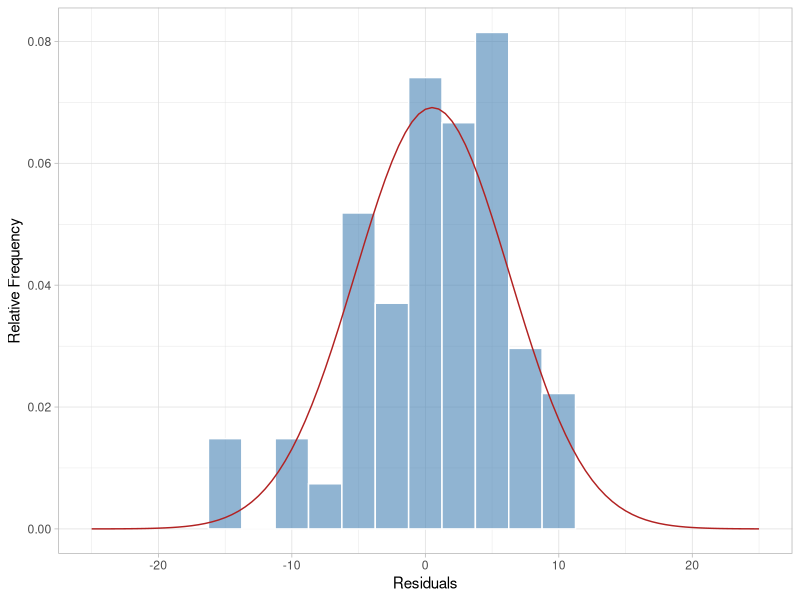
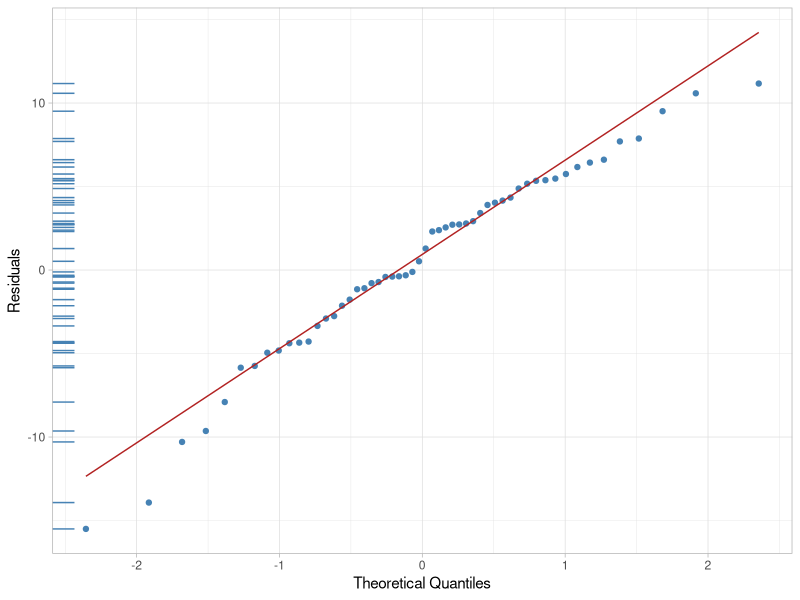
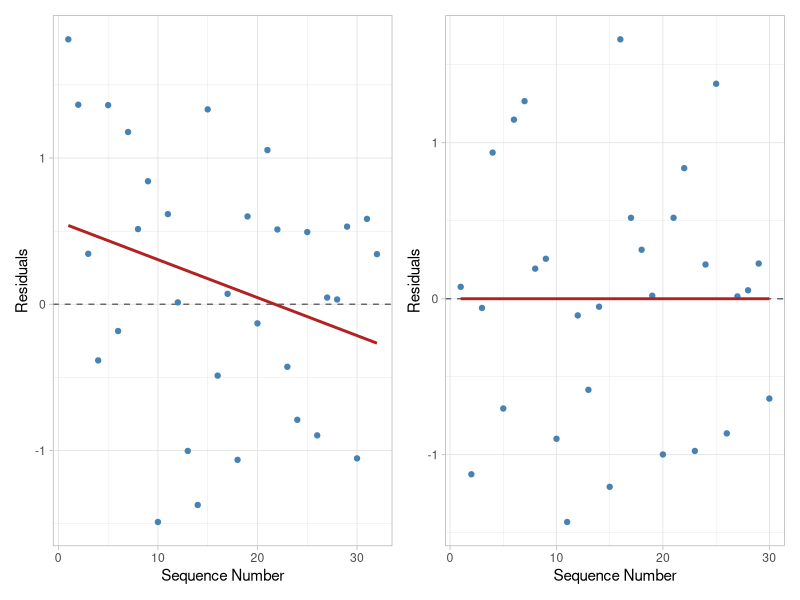
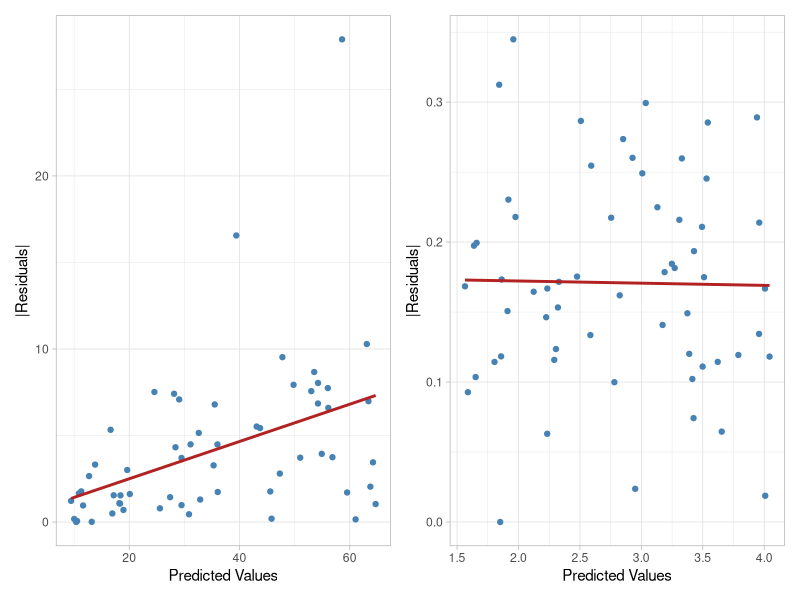
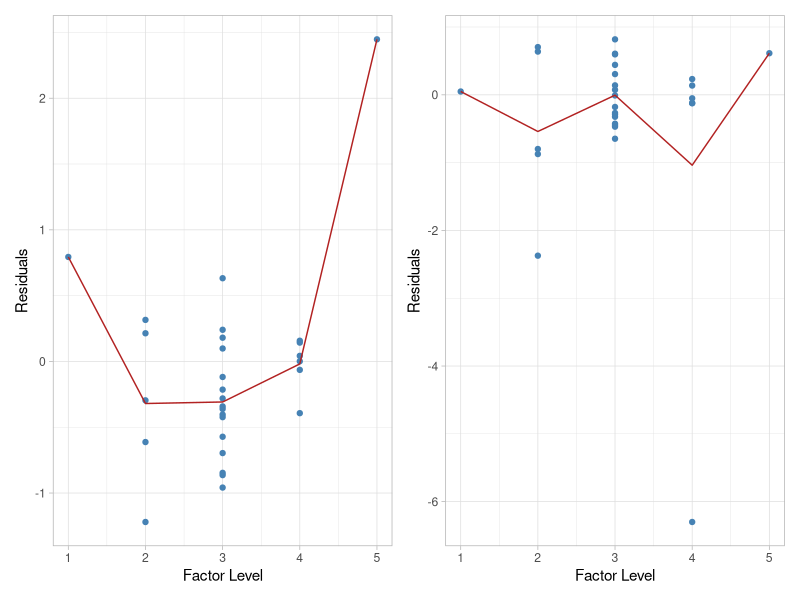
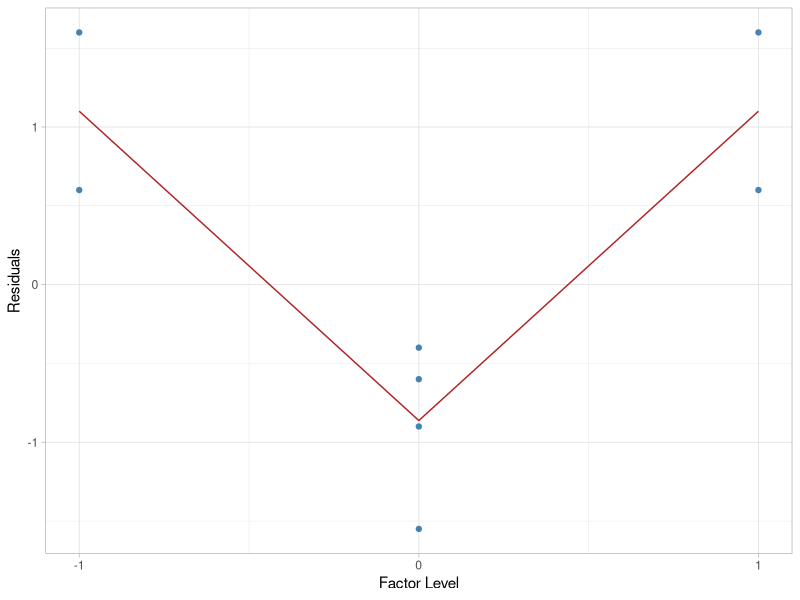

The R script that drew these images, in order:
## ---- chunk 1
#| code-fold: true
#| message: false
library(tidyverse)
library(patchwork)

set.seed(1)
sample_residuals <- tibble(residual = rnorm(54, 0, 7))
## ---- chunk 2
#| code-fold: true
#| label: fig-pri-24-histogram
#| fig-cap: "Sample histogram of residuals from a semiconductor process"
ggplot(sample_residuals, aes(residual)) +
  geom_histogram(aes(y = after_stat(density)), binwidth = 2.5, fill = "steelblue", alpha = 0.6, color = "white") +
  stat_function(fun = dnorm, args = list(mean = mean(sample_residuals$residual), sd = sd(sample_residuals$residual)), color = "firebrick", xlim = c(-25, 25)) +
  coord_cartesian(xlim = c(-25, 25)) +
  labs(x = "Residuals", y = "Relative Frequency") +
  theme_light()
## ---- chunk 3
#| code-fold: true
#| label: fig-pri-24-normal-probability
#| fig-cap: "Sample normal probability plot, with an overlaid dot plot along the left edge"
ggplot(sample_residuals, aes(sample = residual)) +
  stat_qq(color = "steelblue") +
  stat_qq_line(color = "firebrick") +
  geom_rug(aes(y = residual), sides = "l", color = "steelblue", inherit.aes = FALSE) +
  labs(x = "Theoretical Quantiles", y = "Residuals") +
  theme_light()
## ---- chunk 4
#| code-fold: true
#| message: false
#| label: fig-pri-24-run-sequence
#| fig-cap: "Sample run sequence plots: with a time trend (left) and without a time trend (right)"
library(tidyverse)
library(patchwork)

set.seed(524)
trend_data <- tibble(
  sequence = 1:32,
  residual = 0.75 - 0.045 * sequence + rnorm(32, 0, 0.9)
)

p_trend <- ggplot(trend_data, aes(sequence, residual)) +
  geom_hline(yintercept = 0, linetype = "dashed", color = "grey40") +
  geom_point(color = "steelblue") +
  geom_smooth(method = "lm", formula = "y ~ x", se = FALSE, color = "firebrick") +
  labs(x = "Sequence Number", y = "Residuals") +
  theme_light()

no_trend_data <- tibble(
  sequence = 1:30,
  residual = resid(lm(rnorm(30, 0, 1.2) ~ sequence))
)

p_no_trend <- ggplot(no_trend_data, aes(sequence, residual)) +
  geom_hline(yintercept = 0, linetype = "dashed", color = "grey40") +
  geom_point(color = "steelblue") +
  geom_smooth(method = "lm", formula = "y ~ x", se = FALSE, color = "firebrick") +
  labs(x = "Sequence Number", y = "Residuals") +
  theme_light()

p_trend + p_no_trend
## ---- chunk 5
#| code-fold: true
#| label: fig-pri-24-vs-predicted
#| fig-cap: "Sample |residuals| versus predicted values: showing increasing residuals (left) and not showing increasing residuals, after a transformation of the response (right)"
set.seed(627)
funnel_data <- tibble(
  predicted = runif(60, 8, 65),
  abs_residual = abs(rnorm(60, 0, 0.15 * predicted))
)

p_funnel <- ggplot(funnel_data, aes(predicted, abs_residual)) +
  geom_point(color = "steelblue") +
  geom_smooth(method = "lm", formula = "y ~ x", se = FALSE, color = "firebrick") +
  labs(x = "Predicted Values", y = "|Residuals|") +
  theme_light()

no_funnel_data <- tibble(
  predicted = runif(60, 1.5, 4.2),
  abs_residual = pmax(0.17 + resid(lm(rnorm(60, 0, 0.08) ~ predicted)), 0)
)

p_no_funnel <- ggplot(no_funnel_data, aes(predicted, abs_residual)) +
  geom_point(color = "steelblue") +
  geom_smooth(method = "lm", formula = "y ~ x", se = FALSE, color = "firebrick") +
  labs(x = "Predicted Values", y = "|Residuals|") +
  theme_light()

p_funnel + p_no_funnel
## ---- chunk 6
#| code-fold: true
#| label: fig-pri-24-vs-factor
#| fig-cap: "Sample residuals versus factor setting: before (left) and after (right) adding a quadratic term"
set.seed(728)
level_means_before <- c(1, 0.2, -0.3, -0.05, 1.9)
before_data <- map2(1:5, level_means_before, \(lvl, m) {
  n <- c(1, 5, 16, 6, 1)[lvl]
  tibble(level = lvl, residual = m + rnorm(n, 0, 0.55))
}) |>
  list_rbind()
means_before <- before_data |> summarise(residual = mean(residual), .by = level)

p_before <- ggplot(before_data, aes(level, residual)) +
  geom_point(color = "steelblue") +
  geom_line(data = means_before, color = "firebrick") +
  scale_x_continuous(breaks = 1:5) +
  labs(x = "Factor Level", y = "Residuals") +
  theme_light()

after_data <- before_data |>
  mutate(residual = residual - level_means_before[level] + rnorm(n(), 0, 0.3))
after_data$residual[after_data$level == 4][1] <- -6.3
means_after <- after_data |> summarise(residual = mean(residual), .by = level)

p_after <- ggplot(after_data, aes(level, residual)) +
  geom_point(color = "steelblue") +
  geom_line(data = means_after, color = "firebrick") +
  scale_x_continuous(breaks = 1:5) +
  labs(x = "Factor Level", y = "Residuals") +
  theme_light()

p_before + p_after
## ---- chunk 7
#| code-fold: true
#| label: fig-pri-24-vs-factor-centerpoint
#| fig-cap: "Sample residuals versus factor setting for a simple factorial design with centerpoints, lacking a higher-order term"
centerpoint_data <- tibble(
  level = c(-1, -1, 0, 0, 0, 0, 1, 1),
  residual = c(0.6, 1.6, -0.4, -0.6, -0.9, -1.55, 0.6, 1.6)
)
means_centerpoint <- centerpoint_data |> summarise(residual = mean(residual), .by = level)

ggplot(centerpoint_data, aes(level, residual)) +
  geom_point(color = "steelblue") +
  geom_line(data = means_centerpoint, color = "firebrick") +
  scale_x_continuous(breaks = c(-1, 0, 1)) +
  labs(x = "Factor Level", y = "Residuals") +
  theme_light()
